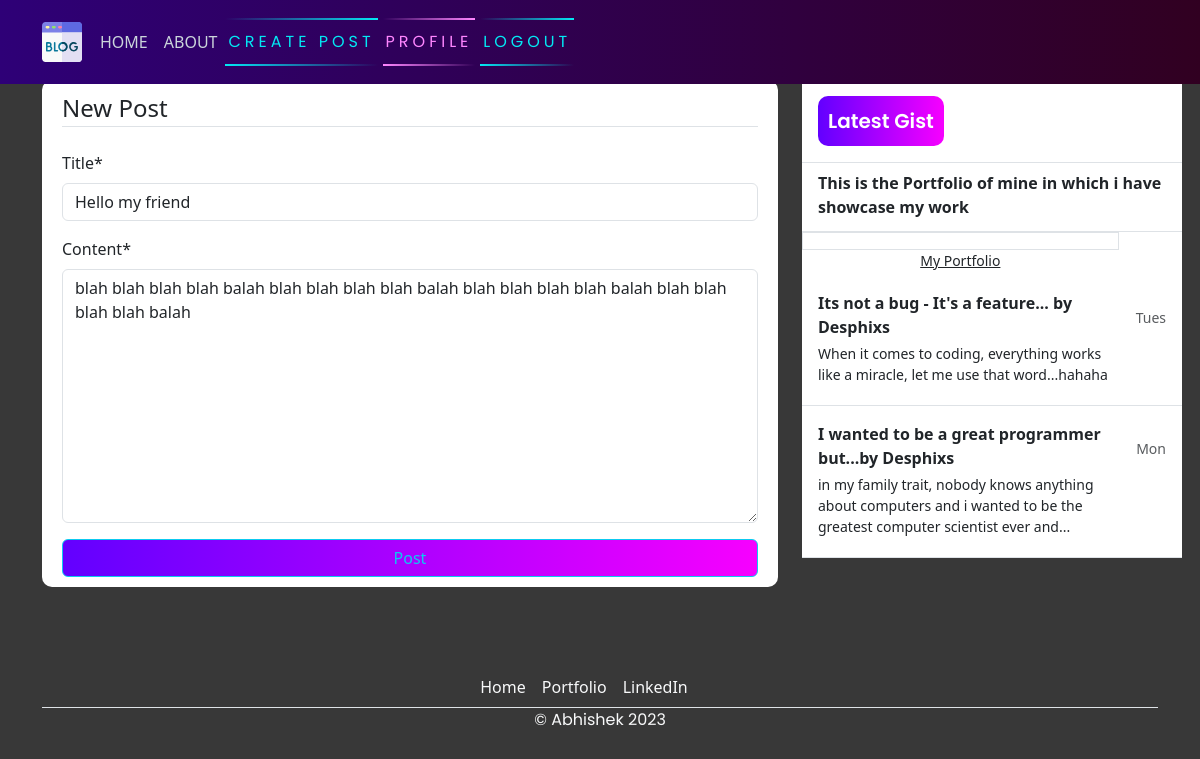
The app's page /post/1/update/ (signed in) with its own data.
### blog1/models.py (models this page shows, shortened)
class Post(models.Model):
    title = models.CharField(max_length=200)
    content = models.TextField()
    date_posted = models.DateTimeField(default= timezone.now)
    author = models.ForeignKey(User, on_delete=models.CASCADE)

### blog1/views.py (the view, shortened to what this page needs)
# urls.py: path('post/<int:pk>/update/', PostUpdateView.as_view(), name = 'blog1-update'),
class PostUpdateView(LoginRequiredMixin, UserPassesTestMixin, UpdateView):
    model = Post
    fields = ['title', 'content']
    template_name = 'blog1/post_form.html'
    def test_func(self):
        post = self.get_object()
        if self.request.user == post.author:
            return True
        return False

### blog1/templates/blog1/post_form.html (shortened to what this page needs)
{% extends 'blog1/base.html' %}
{% load crispy_forms_tags %}
{% block content %}
    <div class="content-section">
         <form action="" method="post">
            <fieldset class="form-group">
                <legend class="border-bottom mb-4">New Post</legend>
               {{form| crispy}}
            </fieldset>
            <div class="form-group">
                <button class="btn btn-outline-info" type="submit" >Post</button>
            </div>
         </form>
    </div>
{% endblock content %}

### blog1/static/blog1/main.css (style rules this page uses)
body { background-color: rgb(56, 56, 56); margin-top: 5rem; background-size: contain; background-repeat: no-repeat; }
.content-section { background: #ffffff; padding: 10px 20px; border-radius: 10px; margin-bottom: 20px; }
button { font-family: 'Poppins', sans-serif; border: none; outline: 0; display: inline-block; padding: 8px; color: white; background-color: #000; text-align: center; cursor: pointer; width: 100%; font-size: 18px; transition: 1s; background: linear-gradient(270deg, rgb(247, 0, 255) 0%, rgb(98, 0, 255) 100%); }

### records on screen
Post: title "Hello my friend", content "blah blah blah blah balah blah blah blah blah balah blah blah blah blah balah blah blah blah blah balah"
